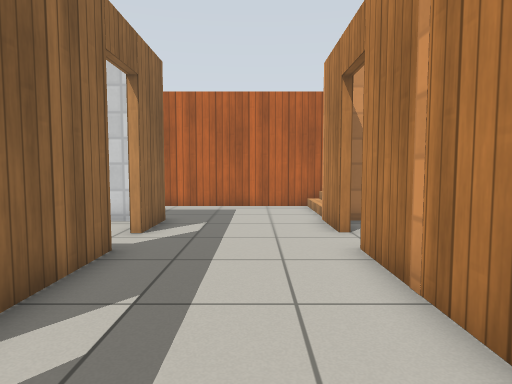
View 1 (above)

17 first-person views from a walk through a world built for the Gazebo simulator. The camera is 0.83 m above the floor, tilts 4° down and sees 75° across. The floor is counted in squares, 0.5 m on a side. Each view is taken from the middle of a square. On the plan, view 1 faces up. The plan holds only what a view shows up to about 16 squares ahead; the rest is blank. Simple patterns stand in for the simulator's built-in surfaces.

View 2
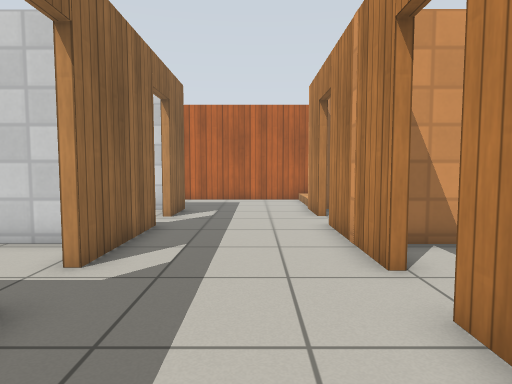

View 3
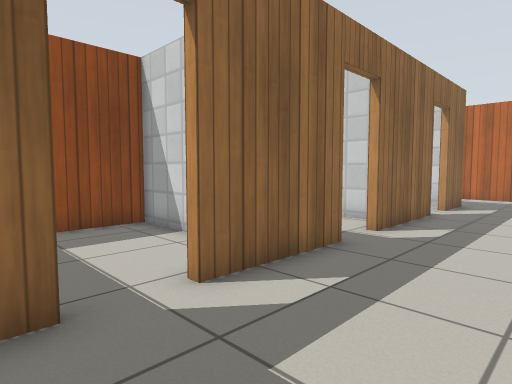

View 4
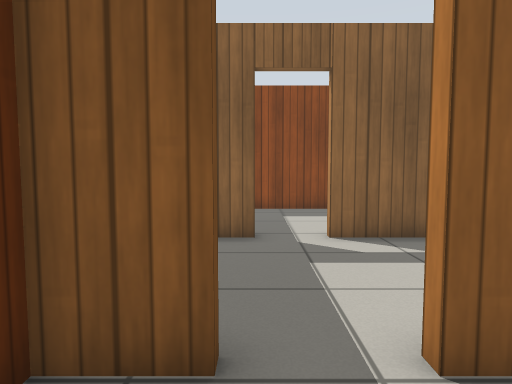

View 5
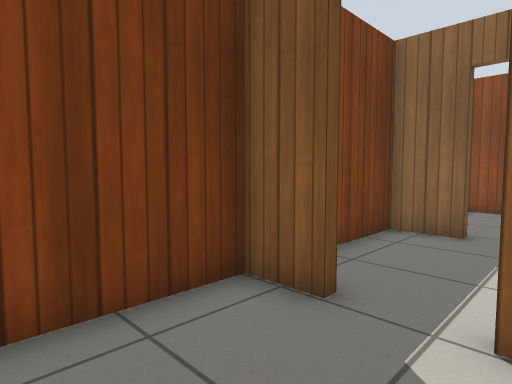

View 6
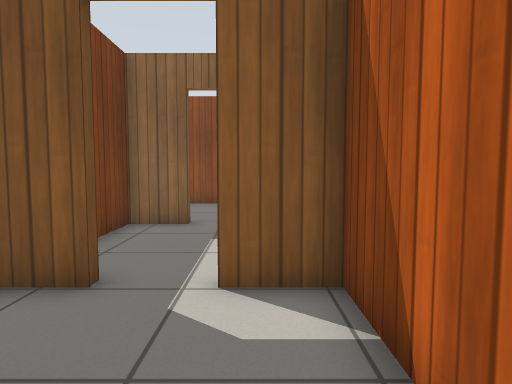

View 7
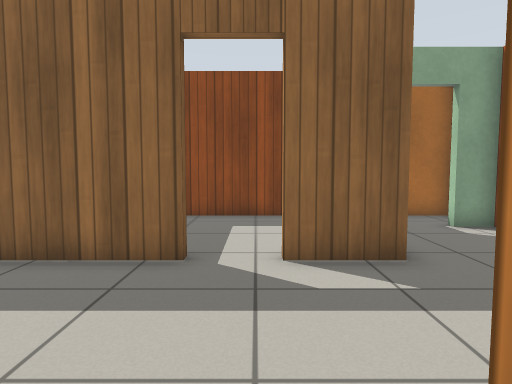

View 8
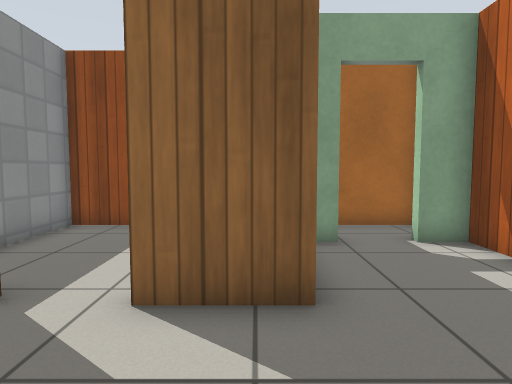

View 9
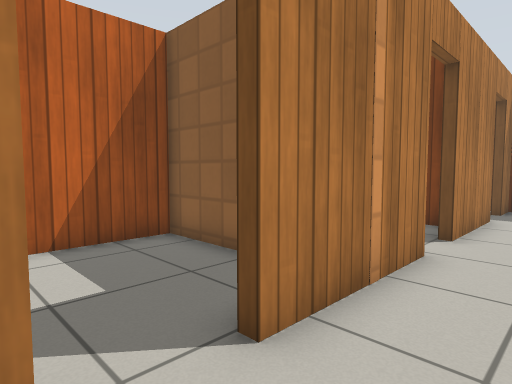

View 10
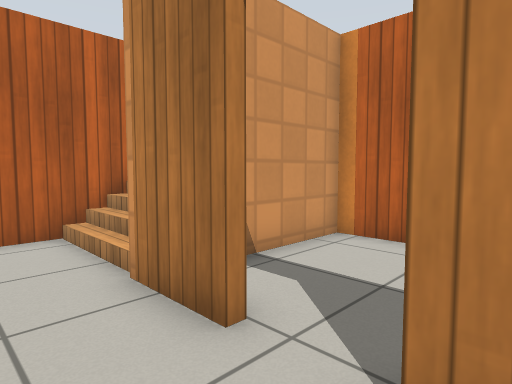

View 11
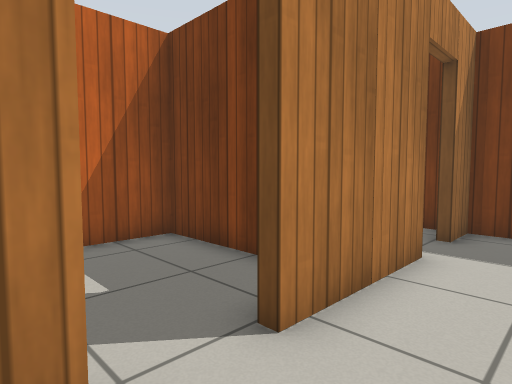

View 12
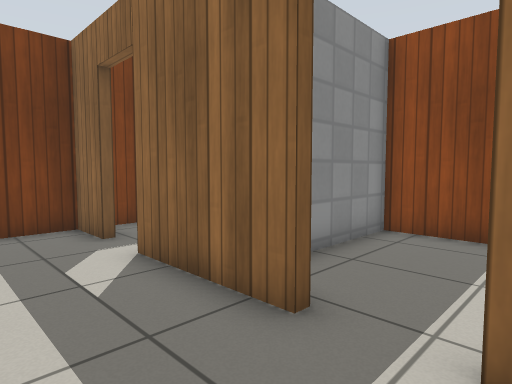

View 13
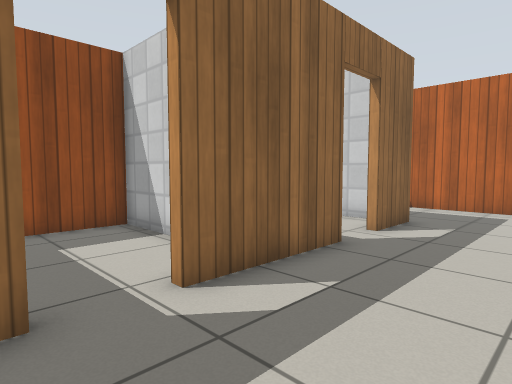

View 14
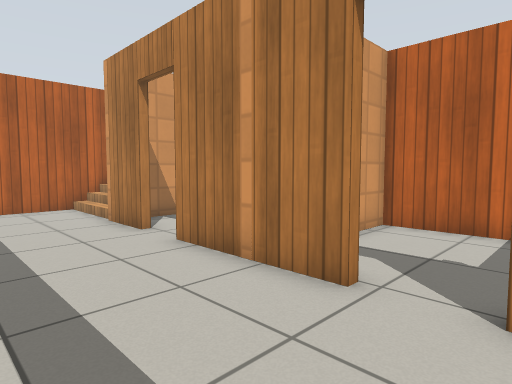

View 15
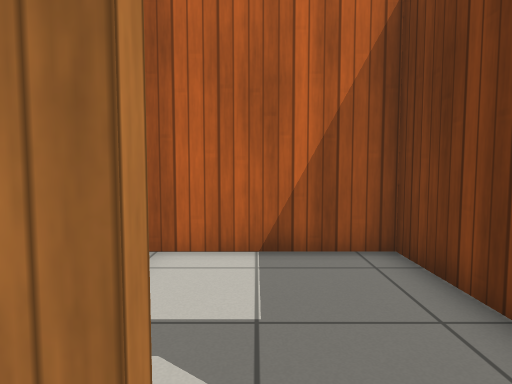

View 16
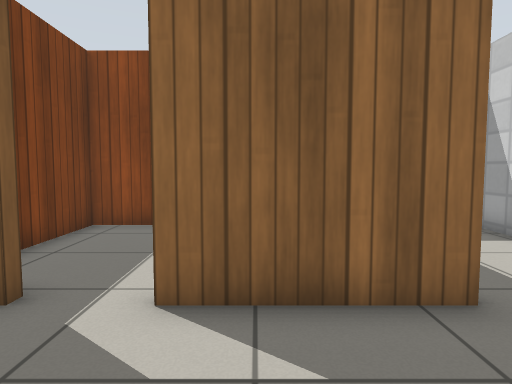

View 17
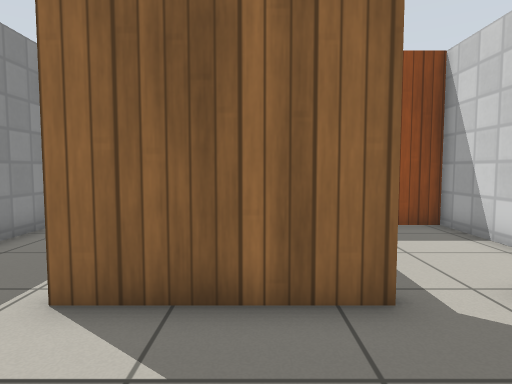

### Floor plan
Ten units are one square. View 1 is at (0, 0); x grows to the right and y downward. Boxes are objects, and circles mark ways between rooms. Rooms are numbered by the first view taken in them; rooms with no view inside come last. Other rooms are left out.
<svg viewBox="-92 -154 173 227">
<path fill="none" stroke="#000" d="M-29 -68 -29 -24M22 -23 22 -69M-29 -8 -29 32M22 -85 22 -109M-29 -108 -29 -84M-64 -119 -64 -112M21 36 22 -6M15 -148 -64 -148 -64 -136M-29 50 -29 68 21 68 21 52M55 18 24 18 24 36M24 52 24 68 76 68 76 17M49 -46 76 -46 76 -106 34 -106M45 -43 33 -43M30 15 76 15 76 -43 61 -43M-60 -106 -87 -106 -87 -46 -59 -46M-37 -106 -51 -106M-40 -43 -87 -43 -87 9 -54 9M-64 12 -87 12 -87 68 -39 68M-87 -149 -87 -124"/>
<circle cx="20" cy="45" r="3" fill="#2a7"/>
<circle cx="20" cy="-75" r="3" fill="#2a7"/>
<circle cx="20" cy="-15" r="3" fill="#2a7"/>
<circle cx="-30" cy="-75" r="3" fill="#2a7"/>
<circle cx="-30" cy="-15" r="3" fill="#2a7"/>
<circle cx="-30" cy="45" r="3" fill="#2a7"/>
<circle cx="-67" cy="-127" r="3" fill="#2a7"/>
<text x="-10" y="-50">1</text>
<text x="50" y="40">2</text>
<text x="50" y="-80">3</text>
<text x="50" y="-20">4</text>
<text x="-60" y="-80">5</text>
<text x="-60" y="-20">6</text>
<text x="-60" y="40">7</text>
<text x="-80" y="-130">8</text>
</svg>
Room 1 opens to room 2. Room 1 opens to room 3. Room 1 opens to room 4. Room 1 opens to room 5. Room 1 opens to room 6. Room 1 opens to room 7. Room 1 opens to room 8.

Where each view was taken, in squares from view 1:
view 1: 0 up, 0 right, facing up
view 2: 3 down, 0 right, facing up
view 3: 6 down, 1 right, facing up-left
view 4: 5 down, 5 right, facing left
view 5: 3 down, 6 right, facing down-left
view 6: 3 down, 7 right, facing left
view 7: 8 up, 3 right, facing left
view 8: 10 up, 1 right, facing left
view 9: 9 up, 0 right, facing down-right
view 10: 6 up, 0 right, facing up-right
view 11: 3 up, 0 right, facing down-right
view 12: 3 up, 0 right, facing down-left
view 13: 0 up, 1 right, facing up-left
view 14: 0 up, 2 left, facing up-right
view 15: 4 down, 1 right, facing right
view 16: 2 down, 1 right, facing left
view 17: 5 up, 1 right, facing left
